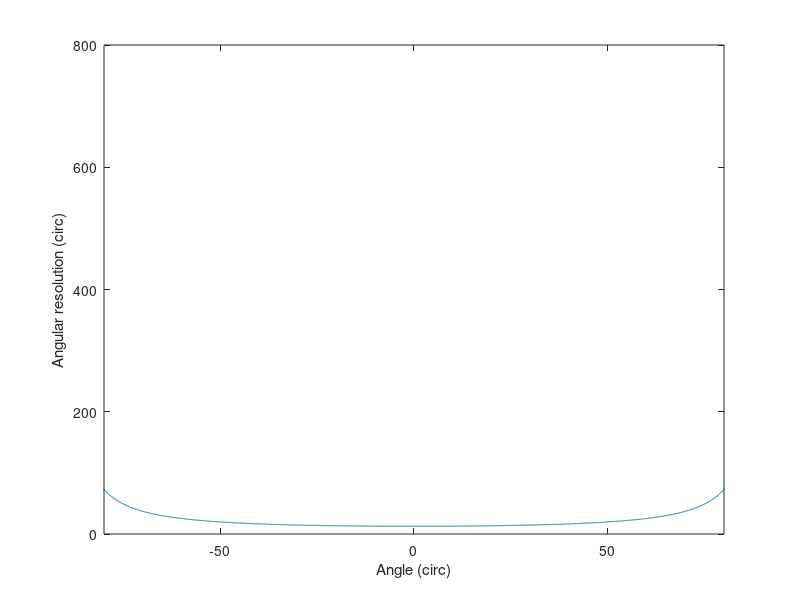

The MATLAB source for this figure:
%% Angular resolution as funtion of angle
figure;
fc = 79e9
lambda = (3e8/fc)
theta = -89:0.1:89
ang_res = 0.886.*lambda./(4.*2.*lambda./2.*cos(theta*pi/180))
plot(theta, ang_res*180/pi)
xlabel("Angle (\circ)")
ylabel("Angular resolution (\circ)")
xlim([-80,80])